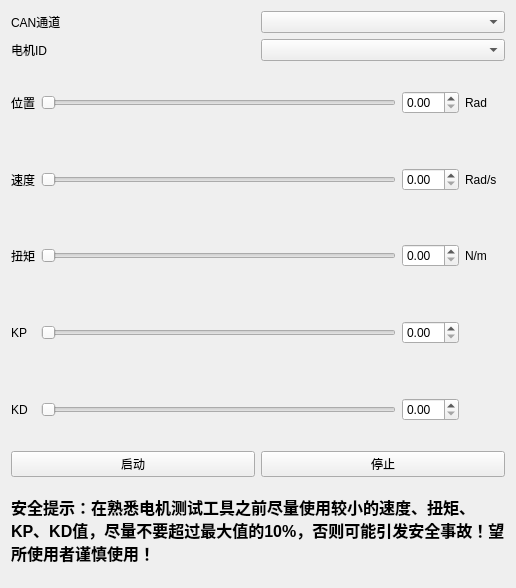
<?xml version="1.0" encoding="UTF-8"?>
<ui version="4.0">
 <class>Form</class>
 <widget class="QWidget" name="Form">
  <property name="geometry">
   <rect>
    <x>0</x>
    <y>0</y>
    <width>516</width>
    <height>588</height>
   </rect>
  </property>
  <property name="windowTitle">
   <string>单电机测试</string>
  </property>
  <layout class="QVBoxLayout" name="verticalLayout_3" stretch="1,4,1,1">
   <item>
    <layout class="QGridLayout" name="gridLayout">
     <item row="1" column="0">
      <widget class="QLabel" name="label_7">
       <property name="text">
        <string>电机ID</string>
       </property>
      </widget>
     </item>
     <item row="0" column="1">
      <widget class="QComboBox" name="comboBox"/>
     </item>
     <item row="0" column="0">
      <widget class="QLabel" name="label_6">
       <property name="text">
        <string>CAN通道</string>
       </property>
      </widget>
     </item>
     <item row="1" column="1">
      <widget class="QComboBox" name="comboBox_2"/>
     </item>
    </layout>
   </item>
   <item>
    <layout class="QHBoxLayout" name="horizontalLayout_5">
     <item>
      <layout class="QVBoxLayout" name="verticalLayout">
       <item>
        <widget class="QLabel" name="label_5">
         <property name="text">
          <string>位置</string>
         </property>
        </widget>
       </item>
       <item>
        <widget class="QLabel" name="label">
         <property name="text">
          <string>速度</string>
         </property>
        </widget>
       </item>
       <item>
        <widget class="QLabel" name="label_2">
         <property name="text">
          <string>扭矩</string>
         </property>
        </widget>
       </item>
       <item>
        <widget class="QLabel" name="label_3">
         <property name="text">
          <string>KP</string>
         </property>
        </widget>
       </item>
       <item>
        <widget class="QLabel" name="label_4">
         <property name="text">
          <string>KD</string>
         </property>
        </widget>
       </item>
      </layout>
     </item>
     <item>
      <layout class="QVBoxLayout" name="verticalLayout_2">
       <item>
        <layout class="QHBoxLayout" name="horizontalLayout_10">
         <item>
          <widget class="QSlider" name="horizontalSlider_5">
           <property name="orientation">
            <enum>Qt::Orientation::Horizontal</enum>
           </property>
          </widget>
         </item>
         <item>
          <widget class="QDoubleSpinBox" name="doubleSpinBox_5"/>
         </item>
         <item>
          <widget class="QLabel" name="label_9">
           <property name="minimumSize">
            <size>
             <width>40</width>
             <height>0</height>
            </size>
           </property>
           <property name="baseSize">
            <size>
             <width>0</width>
             <height>0</height>
            </size>
           </property>
           <property name="text">
            <string>Rad</string>
           </property>
          </widget>
         </item>
        </layout>
       </item>
       <item>
        <layout class="QHBoxLayout" name="horizontalLayout">
         <item>
          <widget class="QSlider" name="horizontalSlider">
           <property name="orientation">
            <enum>Qt::Orientation::Horizontal</enum>
           </property>
          </widget>
         </item>
         <item>
          <widget class="QDoubleSpinBox" name="doubleSpinBox"/>
         </item>
         <item>
          <widget class="QLabel" name="label_10">
           <property name="minimumSize">
            <size>
             <width>40</width>
             <height>0</height>
            </size>
           </property>
           <property name="text">
            <string>Rad/s</string>
           </property>
          </widget>
         </item>
        </layout>
       </item>
       <item>
        <layout class="QHBoxLayout" name="horizontalLayout_2">
         <item>
          <widget class="QSlider" name="horizontalSlider_2">
           <property name="orientation">
            <enum>Qt::Orientation::Horizontal</enum>
           </property>
          </widget>
         </item>
         <item>
          <widget class="QDoubleSpinBox" name="doubleSpinBox_2"/>
         </item>
         <item>
          <widget class="QLabel" name="label_11">
           <property name="minimumSize">
            <size>
             <width>40</width>
             <height>0</height>
            </size>
           </property>
           <property name="text">
            <string>N/m</string>
           </property>
          </widget>
         </item>
        </layout>
       </item>
       <item>
        <layout class="QHBoxLayout" name="horizontalLayout_3">
         <item>
          <widget class="QSlider" name="horizontalSlider_3">
           <property name="orientation">
            <enum>Qt::Orientation::Horizontal</enum>
           </property>
          </widget>
         </item>
         <item>
          <widget class="QDoubleSpinBox" name="doubleSpinBox_3"/>
         </item>
         <item>
          <widget class="QLabel" name="label_12">
           <property name="minimumSize">
            <size>
             <width>40</width>
             <height>0</height>
            </size>
           </property>
           <property name="text">
            <string/>
           </property>
          </widget>
         </item>
        </layout>
       </item>
       <item>
        <layout class="QHBoxLayout" name="horizontalLayout_4">
         <item>
          <widget class="QSlider" name="horizontalSlider_4">
           <property name="orientation">
            <enum>Qt::Orientation::Horizontal</enum>
           </property>
          </widget>
         </item>
         <item>
          <widget class="QDoubleSpinBox" name="doubleSpinBox_4"/>
         </item>
         <item>
          <widget class="QLabel" name="label_13">
           <property name="minimumSize">
            <size>
             <width>40</width>
             <height>0</height>
            </size>
           </property>
           <property name="text">
            <string/>
           </property>
          </widget>
         </item>
        </layout>
       </item>
      </layout>
     </item>
    </layout>
   </item>
   <item>
    <layout class="QHBoxLayout" name="horizontalLayout_6">
     <item>
      <widget class="QPushButton" name="pushButton_2">
       <property name="text">
        <string>启动</string>
       </property>
      </widget>
     </item>
     <item>
      <widget class="QPushButton" name="pushButton">
       <property name="text">
        <string>停止</string>
       </property>
      </widget>
     </item>
    </layout>
   </item>
   <item>
    <layout class="QHBoxLayout" name="horizontalLayout_7">
     <item>
      <widget class="QLabel" name="label_8">
       <property name="font">
        <font>
         <pointsize>12</pointsize>
         <bold>true</bold>
        </font>
       </property>
       <property name="text">
        <string>安全提示：在熟悉电机测试工具之前尽量使用较小的速度、扭矩、KP、KD值，尽量不要超过最大值的10%，否则可能引发安全事故！望所使用者谨慎使用！</string>
       </property>
       <property name="wordWrap">
        <bool>true</bool>
       </property>
      </widget>
     </item>
    </layout>
   </item>
  </layout>
 </widget>
 <resources/>
 <connections/>
</ui>
